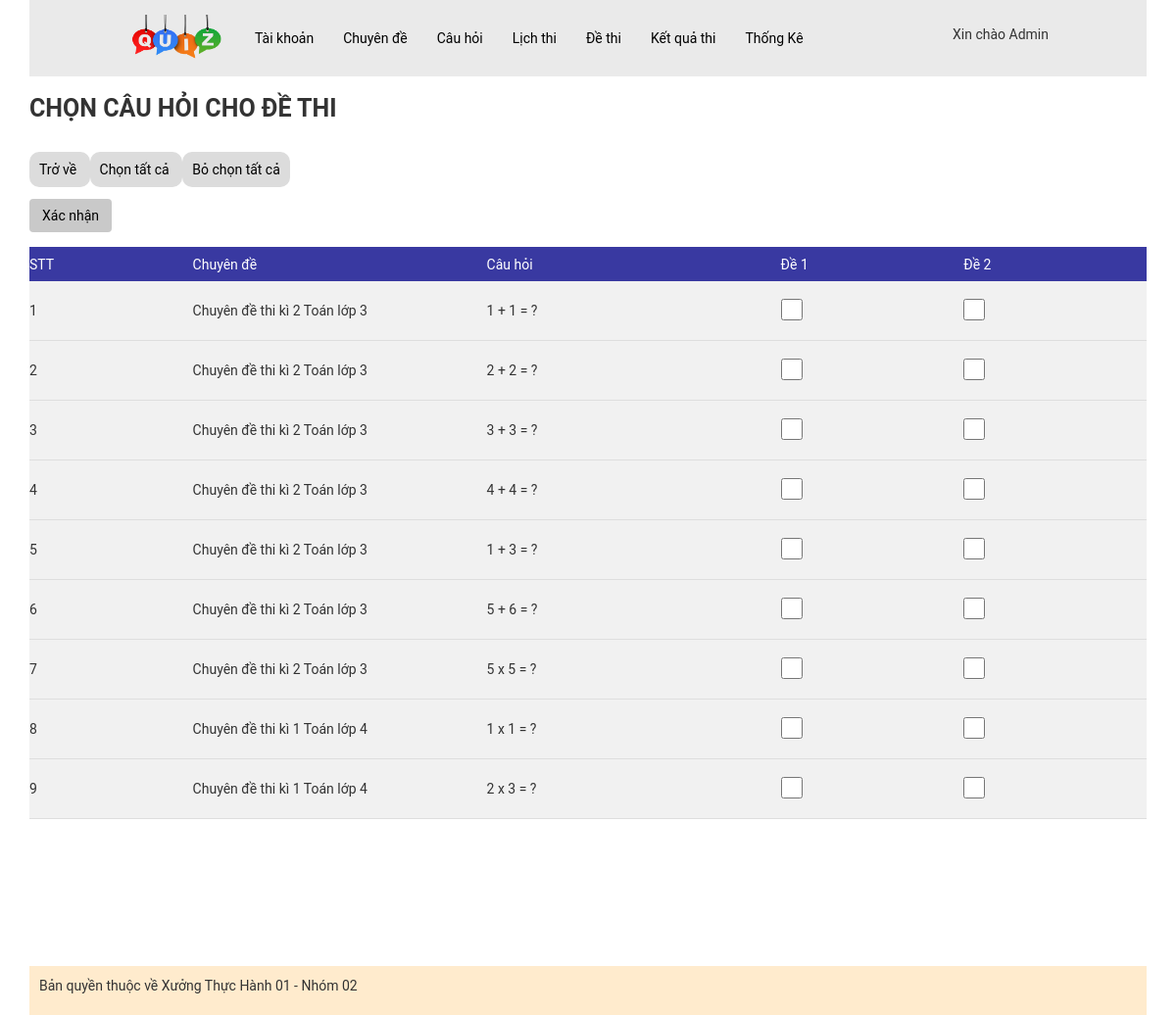
The page /admin/index.php?act=chon_cauhoi&idlt=1 (signed in) on the database as committed earlier.
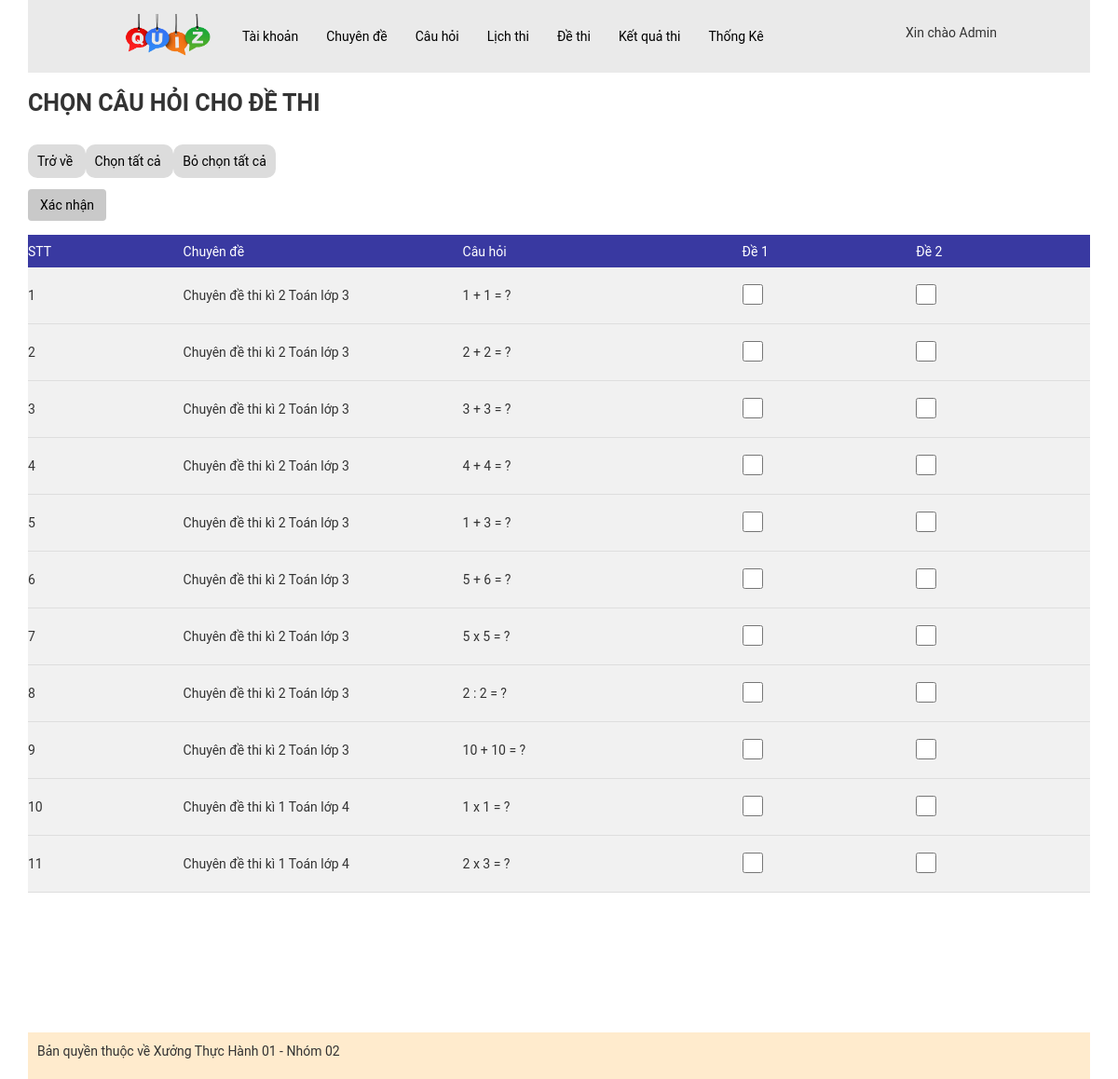
The same page on the database as committed later.
### tables this page shows
CREATE TABLE `cauhoi` (
  `id_ch` int(11) NOT NULL,
  `content` varchar(500) NOT NULL COMMENT 'Nội dung câu hỏi (Đề bài)',
  `image` varchar(50) DEFAULT NULL,
  `id_cd` int(11) NOT NULL
);

CREATE TABLE `chuyende` (
  `id_cd` int(11) NOT NULL,
  `name` varchar(255) NOT NULL COMMENT 'Tên chuyên đề'
);

### model/pdo.php (called while the page is built, shortened)
<?php
function pdo_get_connection(){
    $servername = "localhost";
    $username = "root";
    $password = "";
    try {
        $conn = new PDO("mysql:host=$servername;dbname=xuongth01_02", $username, $password);
        $conn->setAttribute(PDO::ATTR_ERRMODE, PDO::ERRMODE_EXCEPTION);
        return $conn;
    } catch(PDOException $e) {
        echo "Connection failed: " . $e->getMessage();
    }
}
function pdo_query($sql){
    $sql_args=array_slice(func_get_args(),1);
    try{
        $conn=pdo_get_connection();
        $stmt=$conn->prepare($sql);
        $stmt->execute($sql_args);
        $rows=$stmt->fetchAll();
        return $rows;
    }
    catch(PDOException $e){
        throw $e;
    }
    finally{
        unset($conn);
    }
}
function pdo_query_one($sql){
    $sql_args=array_slice(func_get_args(),1);
    try{
        $conn=pdo_get_connection();
        $stmt=$conn->prepare($sql);
        $stmt->execute($sql_args);
        $row=$stmt->fetch(PDO::FETCH_ASSOC);
        return $row;
    }
    catch(PDOException $e){
        throw $e;
    }
    finally{
        unset($conn);
    }
}
?>

### model/lichthi.php (called while the page is built, shortened)
<?php
function getold_lichthi($id)
{
    $sql = "select * from lichthi where id = $id";
    $result = pdo_query_one($sql);
    return $result;
}

### model/cauhoi.php (called while the page is built, shortened)
<?php
function loadall_cauhoi()
{
    $sql = "SELECT cauhoi.*,
            chuyende.name AS ten_cd
    from cauhoi
    JOIN chuyende ON cauhoi.id_cd = chuyende.id_cd
     order by id_cd asc";
    $listcauhoi = pdo_query($sql);
    return $listcauhoi;
}

### admin/lichthi/chon-cauhoi.php (the view, shortened to what this page needs)
<div class="content-boder-user chon_cauhoi">
    <div class="title-boder-top-user">
        <p>CHỌN CÂU HỎI CHO ĐỀ THI</p>
    </div>
    <br>
    <div class="add-user">
        <a href="?act=dslt">
            Trở về
        </a>
        <a href="">
            Chọn tất cả
        </a>
        <a href="">Bỏ chọn tất cả</a>
    </div><br>
    <div class="main-user">
        <table>
            <form method="post" action="?act=chon_cauhoi">
                <thead>
                    <tr>
                        <td>STT</td>
                        <td class='chuyen_de'>Chuyên đề</td>
                        <td class='cau_hoi'>Câu hỏi</td>
                        <?php for($i = 1; $i <= $olddata['so_de_thi']; $i++): ?>
                            <td>Đề <?=$i ?> </td>
                        <?php endfor; ?>
                    </tr>
                </thead>
                <tbody>
                    <?php foreach ($listcauhoi as $key => $value) : extract($value) ?>
                        <tr>
                            <td><?= $key + 1 ?></td>
                            <td><?= $ten_cd ?></td>
                            <td><?= $content ?></td>
                            <?php for($i = 1; $i <= $olddata['so_de_thi']; $i++): ?>
                                <td><input type="checkbox" name="selected_ch_de<?= $i ?>[]" value="<?= $id_ch ?>"></td>
                            <?php endfor; ?>
                        </tr>
                    <?php endforeach; ?>
                </tbody>
                <button type="submit" class="btn" name="btnSubmit">Xác nhận</button>
            </form>
        </table>
    </div>
</div>

Rows that differ between the two databases and show on the page:
added cauhoi: id_cd.name "Chuyên đề thi kì 2 Toán lớp 3", content "2 : 2 = ?"
added cauhoi: id_cd.name "Chuyên đề thi kì 2 Toán lớp 3", content "10 + 10 = ?"
